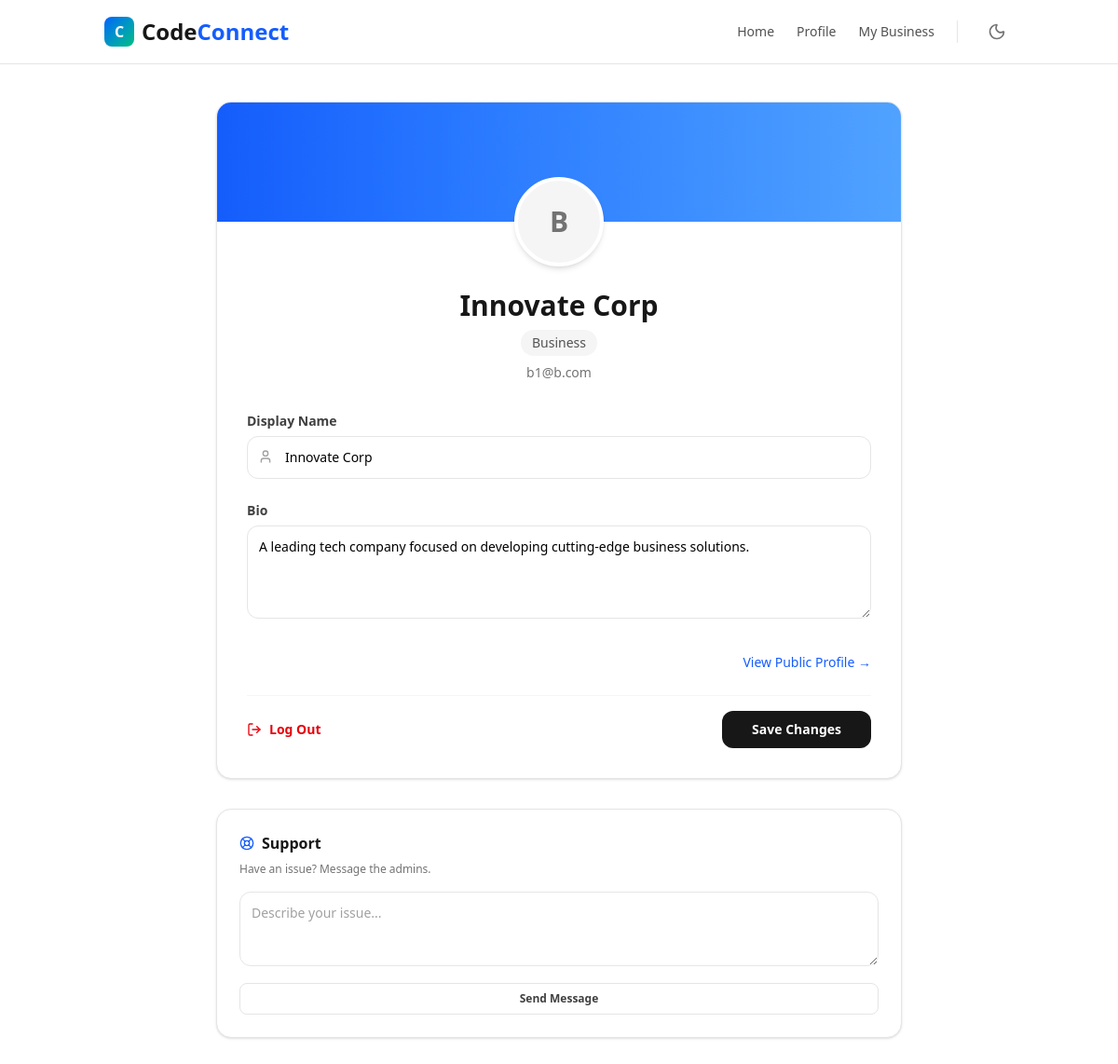
/profile (signed in), run on the app's committed database.
### tables this page shows
CREATE TABLE users (
	id INTEGER PRIMARY KEY AUTOINCREMENT,
	name TEXT,
	email TEXT NOT NULL UNIQUE,
	password TEXT NOT NULL,
	role INTEGER NOT NULL,
	permission INTEGER NOT NULL DEFAULT 0,
	instructor_id INTEGER NULL,
	graduation TEXT,
	bio TEXT,
	created_at DATETIME DEFAULT CURRENT_TIMESTAMP,
	FOREIGN KEY (instructor_id) REFERENCES users(id) ON DELETE SET NULL
);

### main.py (the view)
@app.route('/profile')
def profile():
    if 'user_id' not in session:
        flash("You need to be logged in to view this page.", "warning")
        return redirect(url_for('login'))
    return get_profile_data(engine)

### main.py (called while the page is built)
    @event.listens_for(engine, "connect")
    def set_sqlite_pragma(dbapi_connection, connection_record):
        cursor = dbapi_connection.cursor()
        cursor.execute("PRAGMA foreign_keys=ON")
        cursor.close()

### templates/profile.html (shortened to what this page needs)
{% extends "./layouts/shell.html" %}
{% block content %}
  <div class="container mx-auto max-w-3xl px-4 py-10">
    <div class="space-y-8">
      <div class="overflow-hidden rounded-2xl border border-neutral-200 bg-white shadow-sm dark:border-neutral-800 dark:bg-neutral-900">
        <div class="h-32 bg-linear-to-r from-blue-600 to-blue-400"></div>
        <div class="px-8 pb-8">
          <div class="relative -mt-12 mb-6 flex justify-center">
            <div class="flex h-24 w-24 items-center justify-center rounded-full border-4 border-white bg-neutral-100 text-3xl font-bold text-neutral-500 shadow-md dark:border-neutral-900 dark:bg-neutral-800 dark:text-neutral-400">{{ session.email[0] | upper }}</div>
          </div>
          <div class="mb-8 text-center">
            <h1 class="text-3xl font-bold text-neutral-900 dark:text-white">{{ user_data.name or session.email.split('@')[0] }}</h1>
            <div class="mt-2 inline-flex items-center rounded-full bg-neutral-100 px-3 py-1 text-sm font-medium text-neutral-600 dark:bg-neutral-800 dark:text-neutral-300">
              {% if session.role == 0 %}
                Instructor
              {% elif session.role == 1 %}
                Business
              {% elif session.role == 2 %}
                Alumni
              {% elif session.role == 3 %}
                Student
              {% elif session.role == 10 %}
                Admin
              {% endif %}
            </div>
            <p class="mt-2 text-sm text-neutral-500 dark:text-neutral-400">{{ session.email }}</p>
          </div>
          <form action="/profile/update" method="POST" class="space-y-6">
            <div>
              <label for="name" class="mb-1.5 block text-sm font-bold text-neutral-700 dark:text-neutral-300">Display Name</label>
              <div class="relative">
                <input type="text" name="name" id="name" value="{{ user_data.name or '' }}" class="w-full rounded-xl border border-neutral-200 bg-transparent p-3 pl-10 text-sm placeholder:text-neutral-400 focus:border-blue-600 focus:ring-1 focus:ring-blue-600 focus:outline-none dark:border-neutral-700 dark:bg-neutral-800 dark:text-white" placeholder="Your Name" />
                <i data-lucide="user" class="absolute top-3.5 left-3 h-4 w-4 text-neutral-400"></i>
              </div>
            </div>
            {% if session.role == 1 %}
              <div>
                <label for="bio" class="mb-1.5 block text-sm font-bold text-neutral-700 dark:text-neutral-300">Bio</label>
                <textarea name="bio" id="bio" class="min-h-[100px] w-full rounded-xl border border-neutral-200 bg-transparent p-3 text-sm placeholder:text-neutral-400 focus:border-blue-600 focus:ring-1 focus:ring-blue-600 focus:outline-none dark:border-neutral-700 dark:bg-neutral-800 dark:text-white" placeholder="Company description...">{{ user_data.bio or '' }}</textarea>
              </div>
              <div class="pt-1 text-right">
                <a href="/business/{{ session.user_id }}" class="text-sm font-medium text-blue-600 hover:underline dark:text-blue-400">View Public Profile &rarr;</a>
              </div>
            {% endif %}
            <div class="mt-6 flex flex-col-reverse items-center justify-between gap-4 border-t border-neutral-100 pt-4 sm:flex-row dark:border-neutral-800">
              <button type="button" popovertarget="logout-modal" class="flex items-center gap-2 text-sm font-bold text-red-600 transition hover:text-red-700"><i data-lucide="log-out" class="h-4 w-4"></i> Log Out</button>
              <button type="submit" class="w-full rounded-xl bg-neutral-900 px-8 py-2.5 text-sm font-bold text-white transition hover:bg-neutral-700 sm:w-auto dark:bg-white dark:text-neutral-900 dark:hover:bg-neutral-200">Save Changes</button>
            </div>
          </form>
        </div>
      </div>
      <div class="rounded-2xl border border-neutral-200 bg-white p-6 shadow-sm dark:border-neutral-800 dark:bg-neutral-900">
        <h3 class="mb-2 flex items-center gap-2 font-bold text-neutral-900 dark:text-white"><i data-lucide="life-buoy" class="h-4 w-4 text-blue-600"></i> Support</h3>
        <p class="mb-4 text-xs text-neutral-500 dark:text-neutral-400">Have an issue? Message the admins.</p>
        <form action="/message/admin" method="POST" class="space-y-3">
          <textarea name="message" class="min-h-20 w-full rounded-xl border border-neutral-200 bg-transparent p-3 text-sm placeholder:text-neutral-400 focus:border-blue-600 focus:ring-1 focus:ring-blue-600 focus:outline-none dark:border-neutral-700 dark:bg-neutral-800" placeholder="Describe your issue..." required></textarea>
          <button type="submit" class="w-full rounded-lg border border-neutral-200 bg-white py-2 text-xs font-bold text-neutral-700 hover:bg-neutral-50 dark:border-neutral-700 dark:bg-neutral-800 dark:text-neutral-300 dark:hover:bg-neutral-700">Send Message</button>
        </form>
      </div>
    </div>
  </div>
{% endblock %}

### data on the page
users: name "Innovate Corp", email "b1@b.com", bio "A leading tech company focused on developing cutting-edge business solutions."

### other printed values
{{ session.email[0] | upper }} "B"
